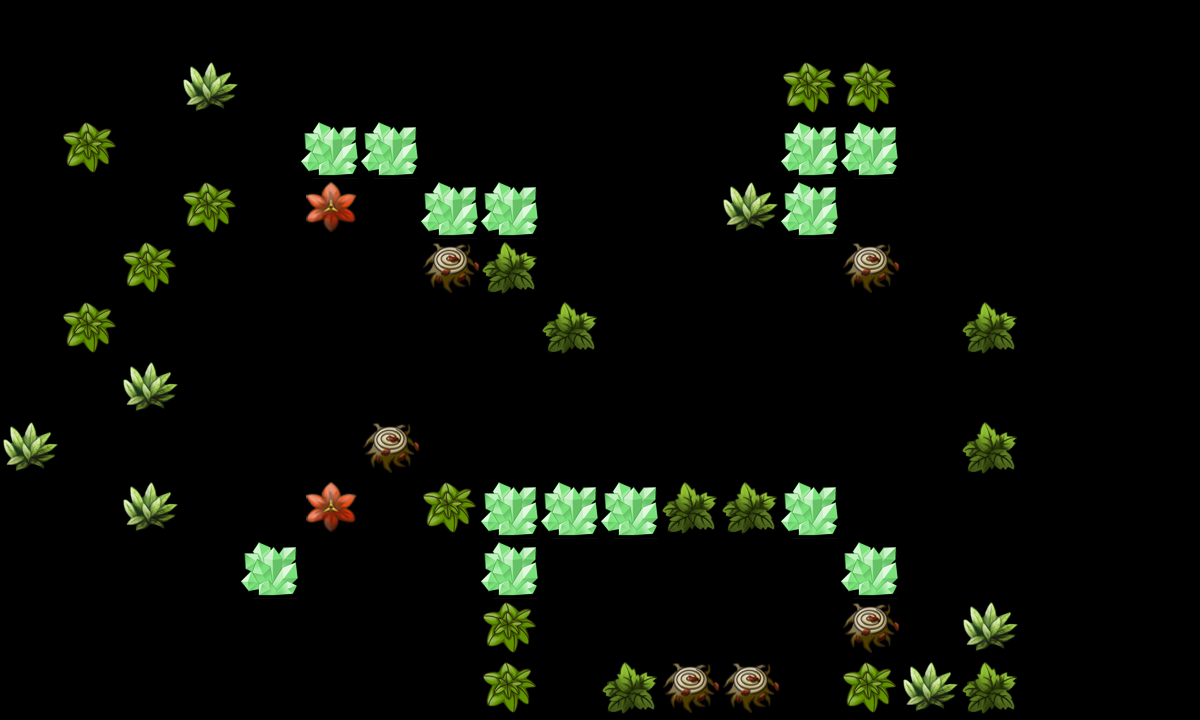

This game map was drawn from its Tiled (.tmx) file and the tilesets committed beside it. A one-line description and the trimmed map source follow:
An orthogonal 20x12 tile map with 60x60 px tiles, 2 tile layers (canDes, cannotDes) and 14 objects (re1, tankpoint, re2, re3, re4, ...).

<map version="1.0" orientation="orthogonal" width="20" height="12" tilewidth="60" tileheight="60">
 <tileset firstgid="1" name="tmw_desert_spacing" tilewidth="60" tileheight="60">
  <image source="tmw_desert_spacing.png" width="480" height="300" />
  <tile id="30">
   <properties>
    <property name="canDes" value="1" />
   </properties>
  </tile>
 </tileset>
 <layer name="canDes" width="20" height="12">
  <data>[240 cells, 33 non-empty, 5 distinct tile ids]</data>
 </layer>
 <layer name="cannotDes" width="20" height="12">
  <data>[240 cells, 14 non-empty, 1 distinct tile ids]</data>
 </layer>
 <objectgroup name="spawnPoints" width="20" height="12">
  <object name="re1" x="900" y="480" width="60" height="60" />
  <object name="tankpoint" x="660" y="600" width="60" height="60" />
  <object name="re2" x="720" y="300" width="60" height="60" />
  <object name="re3" x="360" y="600" width="60" height="60" />
  <object name="re4" x="660" y="60" width="60" height="60" />
  <object name="re5" x="600" y="180" width="60" height="60" />
  <object name="re6" x="480" y="60" width="60" height="60" />
  <object name="re7" x="900" y="240" width="60" height="60" />
 </objectgroup>
 <objectgroup name="roadPoints" width="20" height="12">
  <object name="p1" x="240" y="360" width="60" height="60" />
  <object name="p2" x="961" y="359" width="60" height="60" />
 </objectgroup>
 <objectgroup name="bossPoint" width="20" height="12" visible="0">
  <object name="boss1" x="600" y="60" width="60" height="60" />
 </objectgroup>
 <objectgroup name="buildingPoint" width="20" height="12" visible="0">
  <object name="building1" x="960" y="360" width="60" height="60" />
 </objectgroup>
 <objectgroup name="endPoint" width="20" height="12">
  <object name="endpoint" x="660" y="240" width="60" height="60" />
 </objectgroup>
 <objectgroup name="morePoint" width="20" height="12">
  <object name="morepoint" x="840" y="360" width="60" height="60" />
 </objectgroup>
</map>
